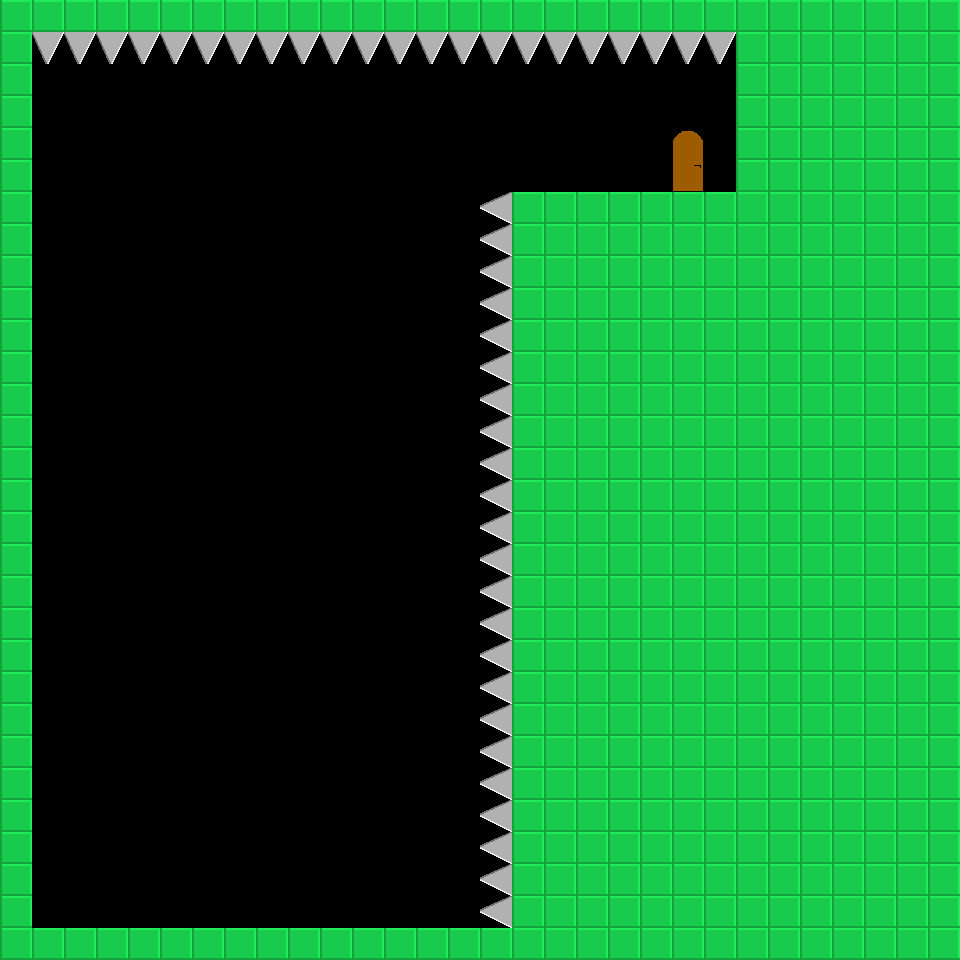

A level layout from a 2D game, rendered from its tile map. Below: a short description, then the map file with tile-grid data replaced by summaries:
An orthogonal 30x30 tile map with 32x32 px tiles, 1 tile layer (Tile Layer 1), 3 tilesets.

<map version="1.0" orientation="orthogonal" renderorder="left-down" width="30" height="30" tilewidth="32" tileheight="32" nextobjectid="1">
 <properties>
  <property name="playerstart" value="4,6" />
  <property name="scrollable" value="1" />
  <property name="starttext" value="Get up! But watch the roof!" />
  <property name="togglegravity" value="1" />
 </properties>
 <tileset firstgid="1" name="map" tilewidth="32" tileheight="32">
  <image source="../../assets/img/steelblock.png" width="32" height="32" />
  <tile id="0">
   <properties>
    <property name="playerstart" value="4,22" />
   </properties>
  </tile>
 </tileset>
 <tileset firstgid="2" name="spikes" tilewidth="32" tileheight="32">
  <image source="../../assets/img/spikes.png" width="128" height="32" />
  <tile id="0">
   <properties>
    <property name="playerstart" value="4,10" />
   </properties>
  </tile>
 </tileset>
 <tileset firstgid="6" name="Door" tilewidth="32" tileheight="32">
  <image source="../../assets/img/door.png" width="64" height="32" />
 </tileset>
 <layer name="Tile Layer 1" width="30" height="30">
  <data>[900 cells, 492 non-empty, 5 distinct tile ids]</data>
 </layer>
</map>
